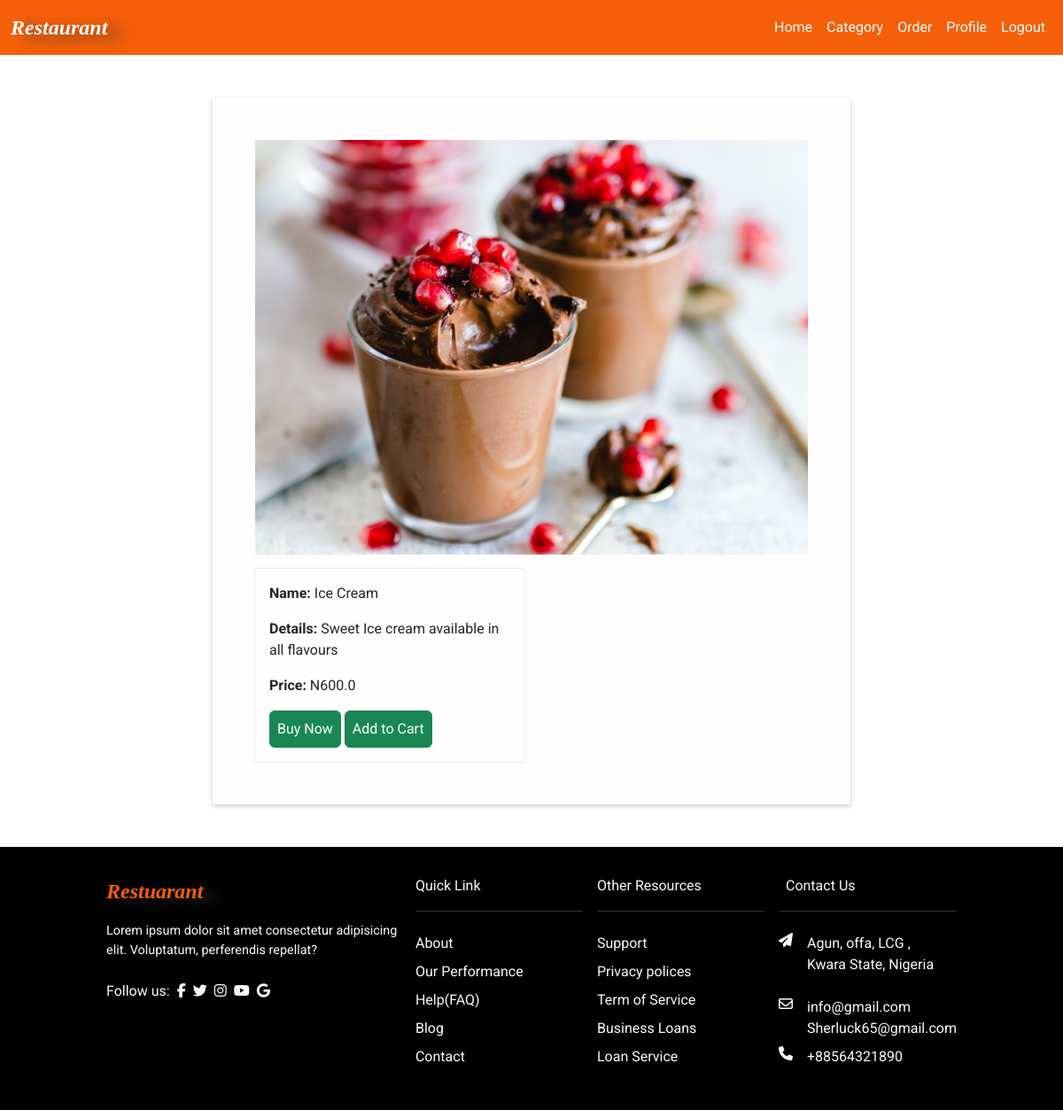
Page /1/ (signed in) on the committed database.
### food/models.py (models this page shows, shortened)
class Food(models.Model):
    title = models.CharField(max_length=100, null=False)
    description = models.TextField()
    price = models.FloatField(null=False)
    availability = models.BooleanField(default=True)
    image = models.ImageField(upload_to="images")
    category = models.ForeignKey("Category", on_delete=models.SET_NULL, null=True)

### food/views.py (the view)
# urls.py: path("<int:food_id>/", views.food_details, name="food-details"),
def food_details(request, food_id):
    food = Food.objects.filter(id=food_id).first()
    return render(request, "food/food_details.html", {"food": food})

### food/templates/food/food_details.html (shortened to what this page needs)
{% extends "base.html" %}
{% block content %}
  <div class="order_menu">
    <div class="move_to_cart">
      <img src="{{ food.image.url }}" alt="">
      <div class="menu_detail">
        <div class="user_data">
          <p><strong>Name:</strong> <span class="text-sm">{{ food.title }}</span></p>
          <p><strong>Details:</strong> <span class="text-sm">{{ food.description }}</span></p>
          <p><strong>Price:</strong> <span class="text-sm">N{{ food.price }}</span></p>
          <button type="submit" class="btn btn-success p-2" href="">Buy Now</button>
          <a class="btn btn-success p-2" href="{% url 'food-cart' request.user.id food.id %}">Add to Cart</a>
        </div>
      </div>
    </div>
  </div>
{% endblock content %}

### static/css/style.css (style rules this page uses)
* { box-sizing: border-box; margin: 0; padding: 0; }
body { font-family: "Roboto", sans-serif; }
:root { --primary-color: #e73c3e; --secondary-color: #606060; }
img { max-width: 100%; }
.user_data, .menu_data { box-shadow: 0px 0 2px #ccc; padding: 1rem; }
.order_menu { width: 60%; margin: 3rem auto; padding: 3rem; box-shadow: 0 2px 5px #ccc; background-color: rgba(255, 242, 242, 0.2); }
.menu_detail { display: grid; grid-template-columns: repeat(2, 1fr); gap: 1rem; margin-top: 1rem; }

### rows in the picture
Food: image (picture), title "Ice Cream", description "Sweet Ice cream available in all flavours", price "600.0"
